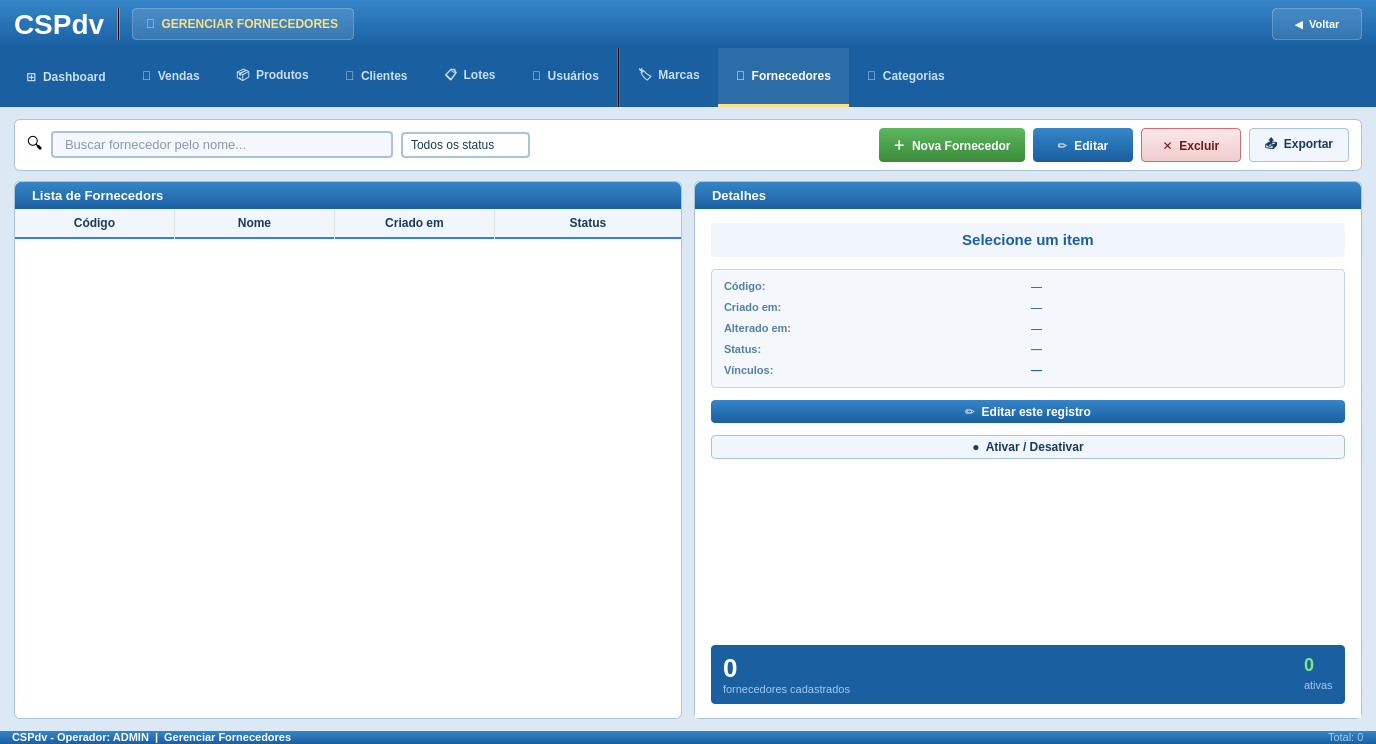
<?xml version="1.0" encoding="UTF-8"?>
<ui version="4.0">
 <class>GerenciarFornecedores</class>
 <widget class="QWidget" name="GerenciarFornecedores">
  <property name="geometry">
   <rect><x>0</x><y>0</y><width>1376</width><height>744</height></rect>
  </property>
  <property name="windowTitle"><string>CSPdv - Gerenciar Fornecedores</string></property>
  <property name="styleSheet"><string notr="true">QWidget { font-family: Arial; }</string></property>

  <layout class="QVBoxLayout" name="mainVLayout">
   <property name="spacing"><number>0</number></property>
   <property name="leftMargin"><number>0</number></property>
   <property name="topMargin"><number>0</number></property>
   <property name="rightMargin"><number>0</number></property>
   <property name="bottomMargin"><number>0</number></property>

   <!-- HEADER -->
   <item>
    <widget class="QFrame" name="frameHeader">
     <property name="minimumHeight"><number>72</number></property>
     <property name="maximumHeight"><number>72</number></property>
     <property name="styleSheet">
      <string notr="true">QFrame#frameHeader{background:qlineargradient(x1:0,y1:0,x2:0,y2:1,stop:0 #3585c8,stop:1 #1a5fa0);}</string>
     </property>
     <layout class="QHBoxLayout" name="headerHLayout">
      <property name="spacing"><number>12</number></property>
      <property name="leftMargin"><number>14</number></property>
      <property name="topMargin"><number>8</number></property>
      <property name="rightMargin"><number>14</number></property>
      <property name="bottomMargin"><number>8</number></property>
      <item>
       <widget class="QLabel" name="lblLogo">
        <property name="text"><string>CSPdv</string></property>
        <property name="minimumWidth"><number>180</number></property>
        <property name="styleSheet"><string notr="true">color:white;font-size:28px;font-weight:bold;</string></property>
       </widget>
      </item>
      <item>
       <widget class="QFrame" name="frameSep">
        <property name="minimumWidth"><number>2</number></property>
        <property name="maximumWidth"><number>2</number></property>
        <property name="styleSheet"><string notr="true">background-color:rgba(255,255,255,80);</string></property>
        <property name="frameShape"><enum>QFrame::VLine</enum></property>
       </widget>
      </item>
      <item>
       <widget class="QLabel" name="lblBadge">
        <property name="text"><string>🚚  GERENCIAR FORNECEDORES</string></property>
        <property name="styleSheet"><string notr="true">QLabel{background-color:rgba(255,255,255,30);color:#ffe080;font-size:12px;font-weight:bold;border:1px solid rgba(255,255,255,60);border-radius:4px;padding:3px 10px;}</string></property>
       </widget>
      </item>
      <item>
       <spacer name="headerSpacer">
        <property name="orientation"><enum>Qt::Horizontal</enum></property>
        <property name="sizeHint" stdset="0"><size><width>40</width><height>10</height></size></property>
       </spacer>
      </item>
      <item>
       <widget class="QPushButton" name="btnVoltar">
        <property name="text"><string>&#9664;  Voltar</string></property>
        <property name="minimumSize"><size><width>90</width><height>32</height></size></property>
        <property name="styleSheet"><string notr="true">QPushButton{background-color:rgba(255,255,255,25);color:white;font-size:11px;font-weight:bold;border:1px solid rgba(255,255,255,60);border-radius:4px;padding:4px 12px;}QPushButton:hover{background-color:rgba(255,255,255,40);}QPushButton:pressed{background-color:rgba(255,255,255,15);}</string></property>
       </widget>
      </item>
     </layout>
    </widget>
   </item>

   <!-- NAV BAR -->
   <item>
    <widget class="QFrame" name="frameNavBar">
     <property name="minimumHeight"><number>44</number></property>
     <property name="maximumHeight"><number>44</number></property>
     <property name="styleSheet">
      <string notr="true">
       QFrame#frameNavBar { background-color: #1a5fa0; }
       QPushButton {
        background-color: transparent;
        color: #c8dff4;
        font-size: 12px;
        font-weight: bold;
        border: none;
        border-bottom: 3px solid transparent;
        min-height: 44px;
        padding: 6px 18px;
       }
       QPushButton:hover {
        color: white;
        background-color: rgba(255,255,255,15);
        border-bottom: 3px solid rgba(255,255,255,60);
       }
       QPushButton:checked {
        color: white;
        background-color: rgba(255,255,255,20);
        border-bottom: 3px solid #ffe080;
       }
       /* Sub-itens de catálogo (marcas/fornec/categ) — fonte menor */
       QPushButton[navSub="true"] {
        font-size: 11px;
        padding: 4px 12px;
        color: #a8d4f0;
       }
       QPushButton[navSub="true"]:hover  { color: white; }
       QPushButton[navSub="true"]:checked { color: white; }
      </string>
     </property>
     <layout class="QHBoxLayout" name="navHLayout">
      <property name="spacing"><number>0</number></property>
      <property name="leftMargin"><number>8</number></property>
      <property name="topMargin"><number>0</number></property>
      <property name="rightMargin"><number>0</number></property>
      <property name="bottomMargin"><number>0</number></property>
      <item>
       <widget class="QPushButton" name="btnNavDashboard">
        <property name="text"><string>⊞  Dashboard</string></property>
        <property name="checkable"><bool>true</bool></property>
       </widget>
      </item>
      <item>
       <widget class="QPushButton" name="btnNavVendas">
        <property name="text"><string>🛒  Vendas</string></property>
        <property name="checkable"><bool>true</bool></property>
       </widget>
      </item>
      <item>
       <widget class="QPushButton" name="btnNavProdutos">
        <property name="text"><string>📦  Produtos</string></property>
        <property name="checkable"><bool>true</bool></property>
       </widget>
      </item>
      <item>
       <widget class="QPushButton" name="btnNavClientes">
        <property name="text"><string>👥  Clientes</string></property>
        <property name="checkable"><bool>true</bool></property>
       </widget>
      </item>
      <item>
       <widget class="QPushButton" name="btnNavLotes">
        <property name="text"><string>📋  Lotes</string></property>
        <property name="checkable"><bool>true</bool></property>
       </widget>
      </item>
      <item>
       <widget class="QPushButton" name="btnNavUsuarios">
        <property name="text"><string>🔑  Usuários</string></property>
        <property name="checkable"><bool>true</bool></property>
       </widget>
      </item>
      <item>
       <widget class="QFrame" name="navSeparator">
        <property name="minimumWidth"><number>1</number></property>
        <property name="maximumWidth"><number>1</number></property>
        <property name="styleSheet"><string notr="true">background-color:rgba(255,255,255,40);</string></property>
        <property name="frameShape"><enum>QFrame::VLine</enum></property>
       </widget>
      </item>
      <item>
       <widget class="QPushButton" name="btnNavMarcas">
        <property name="text"><string>🏷  Marcas</string></property>
        <property name="checkable"><bool>true</bool></property>
       </widget>
      </item>
      <item>
       <widget class="QPushButton" name="btnNavFornecedores">
        <property name="text"><string>🚚  Fornecedores</string></property>
        <property name="checkable"><bool>true</bool></property>
        <property name="checked"><bool>true</bool></property>
       </widget>
      </item>
      <item>
       <widget class="QPushButton" name="btnNavCategorias">
        <property name="text"><string>📂  Categorias</string></property>
        <property name="checkable"><bool>true</bool></property>
       </widget>
      </item>
      <item>
       <spacer name="navSpacer">
        <property name="orientation"><enum>Qt::Horizontal</enum></property>
        <property name="sizeHint" stdset="0"><size><width>40</width><height>10</height></size></property>
       </spacer>
      </item>
     </layout>
    </widget>
   </item>

   <!-- CONTEÚDO -->
   <item>
    <widget class="QWidget" name="widgetConteudo">
     <property name="styleSheet"><string notr="true">QWidget#widgetConteudo{background-color:#dce8f4;}</string></property>
     <layout class="QVBoxLayout" name="conteudoVLayout">
      <property name="spacing"><number>10</number></property>
      <property name="leftMargin"><number>14</number></property>
      <property name="topMargin"><number>12</number></property>
      <property name="rightMargin"><number>14</number></property>
      <property name="bottomMargin"><number>12</number></property>

      <!-- Barra de ferramentas -->
      <item>
       <widget class="QFrame" name="frameToolbar">
        <property name="minimumHeight"><number>52</number></property>
        <property name="maximumHeight"><number>52</number></property>
        <property name="styleSheet"><string notr="true">QFrame#frameToolbar{background-color:#ffffff;border:1px solid #a8c4d8;border-radius:6px;}</string></property>
        <layout class="QHBoxLayout" name="toolbarHLayout">
         <property name="spacing"><number>8</number></property>
         <property name="leftMargin"><number>12</number></property>
         <property name="topMargin"><number>8</number></property>
         <property name="rightMargin"><number>12</number></property>
         <property name="bottomMargin"><number>8</number></property>

         <item>
          <widget class="QLabel" name="lblBuscaIcon">
           <property name="text"><string>&#128269;</string></property>
           <property name="styleSheet"><string notr="true">font-size:16px;</string></property>
          </widget>
         </item>
         <item>
          <widget class="QLineEdit" name="lineEditBusca">
           <property name="minimumHeight"><number>34</number></property>
           <property name="minimumWidth"><number>320</number></property>
           <property name="placeholderText"><string>Buscar fornecedor pelo nome...</string></property>
           <property name="styleSheet"><string notr="true">QLineEdit{background-color:#f4f8fc;border:2px solid #a8c4d8;border-radius:4px;font-size:13px;color:#1a3a5c;padding:3px 10px;}QLineEdit:focus{border-color:#3585c8;background-color:#ffffff;}</string></property>
          </widget>
         </item>

         <!-- Filtro ativo -->
         <item>
          <widget class="QComboBox" name="comboFiltroStatus">
           <property name="minimumHeight"><number>34</number></property>
           <property name="minimumWidth"><number>130</number></property>
           <property name="styleSheet"><string notr="true">QComboBox{background-color:#ffffff;border:2px solid #a8c4d8;border-radius:4px;font-size:12px;color:#1a3a5c;padding:3px 8px;}QComboBox:focus{border-color:#3585c8;}QComboBox::drop-down{border:none;width:22px;}QComboBox QAbstractItemView{background-color:#ffffff;border:1px solid #a8c4d8;selection-background-color:#3585c8;selection-color:white;}</string></property>
           <item><property name="text"><string>Todos os status</string></property></item>
           <item><property name="text"><string>Ativos</string></property></item>
           <item><property name="text"><string>Inativos</string></property></item>
          </widget>
         </item>

         <item>
          <spacer name="toolbarSpacer">
           <property name="orientation"><enum>Qt::Horizontal</enum></property>
           <property name="sizeHint" stdset="0"><size><width>20</width><height>10</height></size></property>
          </spacer>
         </item>

         <item>
          <widget class="QPushButton" name="btnNovo">
           <property name="text"><string>&#65291;  Nova Fornecedor</string></property>
           <property name="minimumSize"><size><width>140</width><height>34</height></size></property>
           <property name="styleSheet"><string notr="true">QPushButton{background:qlineargradient(x1:0,y1:0,x2:0,y2:1,stop:0 #5cb85c,stop:1 #3a8a3a);color:white;font-size:12px;font-weight:bold;border:none;border-radius:4px;padding:4px 14px;}QPushButton:hover{background:#4a9a4a;}QPushButton:pressed{background:#3a8a3a;}</string></property>
          </widget>
         </item>
         <item>
          <widget class="QPushButton" name="btnEditar">
           <property name="text"><string>&#9999;  Editar</string></property>
           <property name="minimumSize"><size><width>100</width><height>34</height></size></property>
           <property name="styleSheet"><string notr="true">QPushButton{background:qlineargradient(x1:0,y1:0,x2:0,y2:1,stop:0 #3585c8,stop:1 #1a5fa0);color:white;font-size:12px;font-weight:bold;border:none;border-radius:4px;padding:4px 14px;}QPushButton:hover{background:#2a74b8;}QPushButton:pressed{background:#1a5fa0;}</string></property>
          </widget>
         </item>
         <item>
          <widget class="QPushButton" name="btnExcluir">
           <property name="text"><string>&#10005;  Excluir</string></property>
           <property name="minimumSize"><size><width>100</width><height>34</height></size></property>
           <property name="shortcut"><string>Delete</string></property>
           <property name="styleSheet"><string notr="true">QPushButton{background:qlineargradient(x1:0,y1:0,x2:0,y2:1,stop:0 #fce8e8,stop:1 #f0cccc);color:#6a1a1a;font-size:12px;font-weight:bold;border:1px solid #cc7070;border-radius:4px;padding:4px 14px;}QPushButton:hover{background:#f8d8d8;border-color:#aa4444;}QPushButton:pressed{background:#e8b8b8;}</string></property>
          </widget>
         </item>
         <item>
          <widget class="QPushButton" name="btnExportar">
           <property name="text"><string>&#128228;  Exportar</string></property>
           <property name="minimumSize"><size><width>100</width><height>34</height></size></property>
           <property name="styleSheet"><string notr="true">QPushButton{background-color:#f0f6fc;color:#1a3a5c;font-size:12px;font-weight:bold;border:1px solid #a8c4d8;border-radius:4px;padding:4px 14px;}QPushButton:hover{background-color:#dceaf4;border-color:#3585c8;}QPushButton:pressed{background-color:#c0d8ec;}</string></property>
          </widget>
         </item>

        </layout>
       </widget>
      </item>

      <!-- Layout principal: tabela + painel info -->
      <item>
       <layout class="QHBoxLayout" name="mainAreaHLayout">
        <property name="spacing"><number>12</number></property>

        <!-- Tabela -->
        <item>
         <widget class="QFrame" name="frameTabela">
          <property name="styleSheet"><string notr="true">QFrame#frameTabela{background-color:#ffffff;border:1px solid #a8c4d8;border-radius:6px;}</string></property>
          <layout class="QVBoxLayout" name="tabelaVLayout">
           <property name="spacing"><number>0</number></property>
           <property name="leftMargin"><number>0</number></property>
           <property name="topMargin"><number>0</number></property>
           <property name="rightMargin"><number>0</number></property>
           <property name="bottomMargin"><number>0</number></property>
           <item>
            <widget class="QLabel" name="lblTabelaTitle">
             <property name="text"><string>Lista de Fornecedors</string></property>
             <property name="minimumHeight"><number>36</number></property>
             <property name="maximumHeight"><number>36</number></property>
             <property name="styleSheet"><string notr="true">QLabel{background:qlineargradient(x1:0,y1:0,x2:0,y2:1,stop:0 #3585c8,stop:1 #1a5fa0);color:white;font-size:13px;font-weight:bold;padding:6px 14px;border-top-left-radius:6px;border-top-right-radius:6px;}</string></property>
            </widget>
           </item>
           <item>
            <widget class="QTableWidget" name="tableEntidades">
             <property name="styleSheet">
              <string notr="true">QTableWidget{background-color:#ffffff;alternate-background-color:#f2f8fc;border:none;border-bottom-left-radius:6px;border-bottom-right-radius:6px;font-size:12px;gridline-color:#dce8f0;outline:0;}QTableWidget::item{padding:4px 8px;color:#111111;}QTableWidget::item:selected{background-color:#3585c8;color:#ffffff;}QTableWidget::item:hover:!selected{background-color:#ddeef8;}QHeaderView::section:horizontal{background-color:#f0f6fc;color:#1a3a5c;font-size:12px;font-weight:bold;padding:5px 8px;border:none;border-right:1px solid #dce8f0;border-bottom:2px solid #3585c8;}QHeaderView::section:horizontal:last{border-right:none;}QHeaderView::section:horizontal:checked{background-color:#f0f6fc;color:#1a3a5c;}QHeaderView::section:vertical{background-color:#ffffff;color:#ffffff;border:none;border-bottom:1px solid #dce8f0;border-right:1px solid #dce8f0;width:16px;}QHeaderView::section:vertical:checked{background-color:#3585c8;color:#3585c8;}QTableCornerButton::section{background-color:#f0f6fc;border:none;border-bottom:2px solid #3585c8;border-right:1px solid #dce8f0;}QScrollBar:vertical{background:#f0f4f8;width:10px;margin:0;}QScrollBar::handle:vertical{background:#a8c4d8;border-radius:4px;min-height:20px;}QScrollBar::handle:vertical:hover{background:#3585c8;}QScrollBar::add-line:vertical,QScrollBar::sub-line:vertical{height:0px;}</string>
             </property>
             <property name="columnCount"><number>4</number></property>
             <property name="rowCount"><number>0</number></property>
             <property name="selectionBehavior"><enum>QAbstractItemView::SelectRows</enum></property>
             <property name="selectionMode"><enum>QAbstractItemView::SingleSelection</enum></property>
             <property name="editTriggers"><set>QAbstractItemView::NoEditTriggers</set></property>
             <property name="alternatingRowColors"><bool>true</bool></property>
             <property name="showGrid"><bool>true</bool></property>
             <property name="sortingEnabled"><bool>true</bool></property>
             <property name="wordWrap"><bool>false</bool></property>
             <attribute name="horizontalHeaderVisible"><bool>true</bool></attribute>
             <attribute name="horizontalHeaderStretchLastSection"><bool>true</bool></attribute>
             <attribute name="horizontalHeaderHighlightSections"><bool>false</bool></attribute>
             <attribute name="horizontalHeaderDefaultSectionSize"><number>160</number></attribute>
             <attribute name="verticalHeaderVisible"><bool>true</bool></attribute>
             <attribute name="verticalHeaderDefaultSectionSize"><number>28</number></attribute>
             <attribute name="verticalHeaderHighlightSections"><bool>true</bool></attribute>
             <column><property name="text"><string>Código</string></property></column>
             <column><property name="text"><string>Nome</string></property></column>
             <column><property name="text"><string>Criado em</string></property></column>
             <column><property name="text"><string>Status</string></property></column>
            </widget>
           </item>
          </layout>
         </widget>
        </item>

        <!-- Painel lateral de info -->
        <item>
         <widget class="QFrame" name="framePainelInfo">
          <property name="minimumWidth"><number>260</number></property>
          <property name="maximumWidth"><number>280</number></property>
          <property name="styleSheet"><string notr="true">QFrame#framePainelInfo{background-color:#ffffff;border:1px solid #a8c4d8;border-radius:6px;}</string></property>
          <layout class="QVBoxLayout" name="painelInfoVLayout">
           <property name="spacing"><number>0</number></property>
           <property name="leftMargin"><number>0</number></property>
           <property name="topMargin"><number>0</number></property>
           <property name="rightMargin"><number>0</number></property>
           <property name="bottomMargin"><number>0</number></property>

           <item>
            <widget class="QLabel" name="lblInfoTitle">
             <property name="text"><string>Detalhes</string></property>
             <property name="minimumHeight"><number>36</number></property>
             <property name="maximumHeight"><number>36</number></property>
             <property name="styleSheet"><string notr="true">QLabel{background:qlineargradient(x1:0,y1:0,x2:0,y2:1,stop:0 #3585c8,stop:1 #1a5fa0);color:white;font-size:13px;font-weight:bold;padding:6px 14px;border-top-left-radius:6px;border-top-right-radius:6px;}</string></property>
            </widget>
           </item>

           <item>
            <widget class="QFrame" name="frameInfoConteudo">
             <property name="styleSheet"><string notr="true">QFrame#frameInfoConteudo{background-color:#ffffff;}</string></property>
             <layout class="QVBoxLayout" name="infoConteudoVLayout">
              <property name="spacing"><number>12</number></property>
              <property name="leftMargin"><number>16</number></property>
              <property name="topMargin"><number>14</number></property>
              <property name="rightMargin"><number>16</number></property>
              <property name="bottomMargin"><number>14</number></property>

              <!-- Nome em destaque -->
              <item>
               <widget class="QLabel" name="lblInfoNome">
                <property name="text"><string>Selecione um item</string></property>
                <property name="alignment"><set>Qt::AlignCenter</set></property>
                <property name="wordWrap"><bool>true</bool></property>
                <property name="styleSheet"><string notr="true">font-size:15px;font-weight:bold;color:#1a5fa0;padding:8px;background-color:#f0f6fc;border-radius:4px;</string></property>
               </widget>
              </item>

              <!-- Campos -->
              <item>
               <widget class="QFrame" name="frameCamposInfo">
                <property name="styleSheet"><string notr="true">QFrame#frameCamposInfo{background-color:#f4f8fc;border:1px solid #c0d8ec;border-radius:4px;}</string></property>
                <layout class="QVBoxLayout" name="camposInfoVLayout">
                 <property name="spacing"><number>8</number></property>
                 <property name="leftMargin"><number>12</number></property>
                 <property name="topMargin"><number>10</number></property>
                 <property name="rightMargin"><number>12</number></property>
                 <property name="bottomMargin"><number>10</number></property>
                 <item>
                  <layout class="QHBoxLayout"><property name="spacing"><number>6</number></property>
                   <item><widget class="QLabel" name="lblInfoCodigoLabel"><property name="text"><string>Código:</string></property><property name="styleSheet"><string notr="true">font-size:11px;font-weight:bold;color:#5580a0;min-width:100px;</string></property></widget></item>
                   <item><widget class="QLabel" name="lblInfoCodigoValor"><property name="text"><string>—</string></property><property name="styleSheet"><string notr="true">font-size:11px;color:#1a3a5c;</string></property></widget></item>
                  </layout>
                 </item>
                 <item>
                  <layout class="QHBoxLayout"><property name="spacing"><number>6</number></property>
                   <item><widget class="QLabel" name="lblInfoCriadoLabel"><property name="text"><string>Criado em:</string></property><property name="styleSheet"><string notr="true">font-size:11px;font-weight:bold;color:#5580a0;min-width:100px;</string></property></widget></item>
                   <item><widget class="QLabel" name="lblInfoCriadoValor"><property name="text"><string>—</string></property><property name="styleSheet"><string notr="true">font-size:11px;color:#1a3a5c;</string></property></widget></item>
                  </layout>
                 </item>
                 <item>
                  <layout class="QHBoxLayout"><property name="spacing"><number>6</number></property>
                   <item><widget class="QLabel" name="lblInfoAlteradoLabel"><property name="text"><string>Alterado em:</string></property><property name="styleSheet"><string notr="true">font-size:11px;font-weight:bold;color:#5580a0;min-width:100px;</string></property></widget></item>
                   <item><widget class="QLabel" name="lblInfoAlteradoValor"><property name="text"><string>—</string></property><property name="styleSheet"><string notr="true">font-size:11px;color:#1a3a5c;</string></property></widget></item>
                  </layout>
                 </item>
                 <item>
                  <layout class="QHBoxLayout"><property name="spacing"><number>6</number></property>
                   <item><widget class="QLabel" name="lblInfoStatusLabel"><property name="text"><string>Status:</string></property><property name="styleSheet"><string notr="true">font-size:11px;font-weight:bold;color:#5580a0;min-width:100px;</string></property></widget></item>
                   <item><widget class="QLabel" name="lblInfoStatusValor"><property name="text"><string>—</string></property><property name="styleSheet"><string notr="true">font-size:11px;font-weight:bold;color:#3a8a3a;</string></property></widget></item>
                  </layout>
                 </item>
                 <item>
                  <layout class="QHBoxLayout"><property name="spacing"><number>6</number></property>
                   <item><widget class="QLabel" name="lblInfoVinculosLabel"><property name="text"><string>Vínculos:</string></property><property name="styleSheet"><string notr="true">font-size:11px;font-weight:bold;color:#5580a0;min-width:100px;</string></property></widget></item>
                   <item><widget class="QLabel" name="lblInfoVinculosValor"><property name="text"><string>—</string></property><property name="styleSheet"><string notr="true">font-size:11px;font-weight:bold;color:#1a5fa0;</string></property></widget></item>
                  </layout>
                 </item>
                </layout>
               </widget>
              </item>

              <!-- Ações rápidas no painel -->
              <item>
               <widget class="QPushButton" name="btnEditarInfo">
                <property name="text"><string>&#9999;  Editar este registro</string></property>
                <property name="minimumHeight"><number>36</number></property>
                <property name="styleSheet"><string notr="true">QPushButton{background:qlineargradient(x1:0,y1:0,x2:0,y2:1,stop:0 #3585c8,stop:1 #1a5fa0);color:white;font-size:12px;font-weight:bold;border:none;border-radius:4px;padding:4px 14px;}QPushButton:hover{background:#2a74b8;}QPushButton:pressed{background:#1a5fa0;}</string></property>
               </widget>
              </item>
              <item>
               <widget class="QPushButton" name="btnToggleStatus">
                <property name="text"><string>&#9679;  Ativar / Desativar</string></property>
                <property name="minimumHeight"><number>36</number></property>
                <property name="styleSheet"><string notr="true">QPushButton{background-color:#f0f6fc;color:#1a3a5c;font-size:12px;font-weight:bold;border:1px solid #a8c4d8;border-radius:4px;padding:4px 14px;}QPushButton:hover{background-color:#dceaf4;border-color:#3585c8;}QPushButton:pressed{background-color:#c0d8ec;}</string></property>
               </widget>
              </item>

              <item>
               <spacer name="painelInfoSpacer">
                <property name="orientation"><enum>Qt::Vertical</enum></property>
                <property name="sizeHint" stdset="0"><size><width>10</width><height>10</height></size></property>
               </spacer>
              </item>

              <!-- Card contador -->
              <item>
               <widget class="QFrame" name="frameContador">
                <property name="styleSheet"><string notr="true">QFrame#frameContador{background-color:#1a5fa0;border-radius:4px;}</string></property>
                <layout class="QHBoxLayout" name="contadorHL">
                 <property name="leftMargin"><number>12</number></property>
                 <property name="topMargin"><number>8</number></property>
                 <property name="rightMargin"><number>12</number></property>
                 <property name="bottomMargin"><number>8</number></property>
                 <item>
                  <layout class="QVBoxLayout"><property name="spacing"><number>0</number></property>
                   <item><widget class="QLabel" name="lblTotalValor"><property name="text"><string>0</string></property><property name="styleSheet"><string notr="true">font-size:26px;font-weight:bold;color:white;</string></property></widget></item>
                   <item><widget class="QLabel" name="lblTotalLabel"><property name="text"><string>fornecedores cadastrados</string></property><property name="styleSheet"><string notr="true">font-size:11px;color:#a0c8f0;</string></property></widget></item>
                  </layout>
                 </item>
                 <item>
                  <spacer name="contSpacer"><property name="orientation"><enum>Qt::Horizontal</enum></property><property name="sizeHint" stdset="0"><size><width>10</width><height>10</height></size></property></spacer>
                 </item>
                 <item>
                  <layout class="QVBoxLayout"><property name="spacing"><number>0</number></property>
                   <item><widget class="QLabel" name="lblAtivosValor"><property name="text"><string>0</string></property><property name="styleSheet"><string notr="true">font-size:18px;font-weight:bold;color:#80e880;</string></property></widget></item>
                   <item><widget class="QLabel" name="lblAtivosLabel"><property name="text"><string>ativas</string></property><property name="styleSheet"><string notr="true">font-size:11px;color:#a0c8f0;</string></property></widget></item>
                  </layout>
                 </item>
                </layout>
               </widget>
              </item>

             </layout>
            </widget>
           </item>

          </layout>
         </widget>
        </item>

       </layout>
      </item>

     </layout>
    </widget>
   </item>

   <!-- STATUS BAR -->
   <item>
    <widget class="QFrame" name="frameStatusBar">
     <property name="minimumHeight"><number>26</number></property>
     <property name="maximumHeight"><number>26</number></property>
     <property name="styleSheet"><string notr="true">QFrame#frameStatusBar{background:qlineargradient(x1:0,y1:0,x2:0,y2:1,stop:0 #3585c8,stop:1 #1a5fa0);}</string></property>
     <layout class="QHBoxLayout" name="statusHLayout">
      <property name="leftMargin"><number>12</number></property>
      <property name="topMargin"><number>0</number></property>
      <property name="rightMargin"><number>12</number></property>
      <property name="bottomMargin"><number>0</number></property>
      <item><widget class="QLabel" name="lblStatusBar"><property name="text"><string>CSPdv - Operador: ADMIN  |  Gerenciar Fornecedores</string></property><property name="styleSheet"><string notr="true">color:white;font-size:11px;font-weight:bold;</string></property></widget></item>
      <item><spacer name="statusSpacer"><property name="orientation"><enum>Qt::Horizontal</enum></property><property name="sizeHint" stdset="0"><size><width>40</width><height>10</height></size></property></spacer></item>
      <item><widget class="QLabel" name="lblTotalStatus"><property name="text"><string>Total: 0</string></property><property name="styleSheet"><string notr="true">color:#a0c8e8;font-size:11px;</string></property></widget></item>
     </layout>
    </widget>
   </item>

  </layout>
 </widget>
 <resources/>
 <connections/>
</ui>
